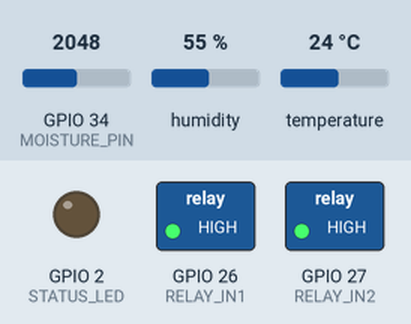
Recording of a program running on a simulated ESP32. On the bench: switched loads named in the program (green lamp = pin HIGH), output pins drawn as LEDs (lit = HIGH). The test bench sets the inputs (shaded band); at power-on: GPIO 34 (MOISTURE_PIN) = 2048, humidity 55 %, temperature 24 °C. WiFi joins after 1.5 s; servers stay silent unless stated; uploads are accepted with an empty reply; what the program prints to the serial monitor is not drawn.

Above: at 0.1 s.
At 0.6 s:
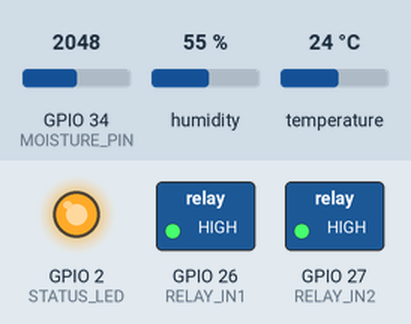
At 1.6 s:
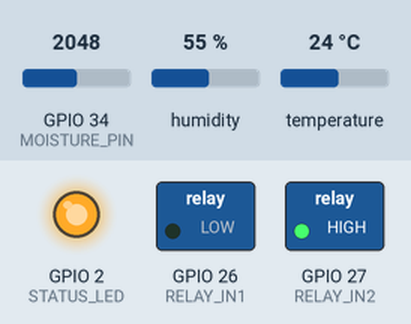
Timing chart, 0 to 3.1 s (numbered marks = the images above):
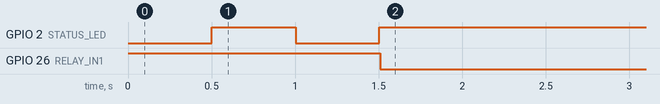

The program:

main.cpp
```cpp
#include <Arduino.h>
#include <WiFi.h>
#include <HTTPClient.h>
#include <DHT.h>
#include <ArduinoJson.h>

// --- 1. NETWORK & CLOUD CREDENTIALS ---
// 🚨 CHANGE THESE TO YOUR MOBILE HOTSPOT OR VENUE WIFI 🚨
const char* WIFI_SSID = "Nord 4";
const char* WIFI_PASSWORD = "11223344";

const char* SUPABASE_URL = "https://qsyeeroqsrubasiwopny.supabase.co/rest/v1/esp32_telemetry";
const char* SUPABASE_KEY = "sb_secret_US2EGCYXQJzishUaWWszPA_8UENi4KE";

// --- 2. PIN DEFINITIONS & SENSOR VARS ---
#define DHTPIN 4
#define DHTTYPE DHT22
#define MOISTURE_PIN 34
#define RELAY_IN1 26
#define RELAY_IN2 27
#define STATUS_LED 2

DHT dht(DHTPIN, DHTTYPE);
const int AirValue = 2560;
const int WaterValue = 1220;

// --- 3. STATE TRACKING FOR DELTA SYNC (THE FIX) ---
String lastPumpStatus = "UNKNOWN";
unsigned long lastSyncTime = 0;
const unsigned long HEARTBEAT_INTERVAL = 3600000; // 1 Hour in milliseconds

void setup() {
  Serial.begin(115200);

  pinMode(STATUS_LED, OUTPUT);
  pinMode(RELAY_IN1, OUTPUT);
  pinMode(RELAY_IN2, OUTPUT);
  digitalWrite(RELAY_IN1, HIGH); // Relay OFF natively
  digitalWrite(RELAY_IN2, HIGH);

  dht.begin();

  // --- CONNECT TO WIFI ---
  Serial.print("📡 Connecting to Wi-Fi: ");
  Serial.println(WIFI_SSID);
  WiFi.begin(WIFI_SSID, WIFI_PASSWORD);

  while (WiFi.status() != WL_CONNECTED) {
    delay(500);
    Serial.print(".");
    digitalWrite(STATUS_LED, !digitalRead(STATUS_LED)); // Blink while connecting
  }

  digitalWrite(STATUS_LED, HIGH); // Solid ON means Wi-Fi Connected
  Serial.println("\n✅ Wi-Fi Connected!");
  Serial.print("📍 IP Address: ");
  Serial.println(WiFi.localIP());
}

void loop() {
  // 1. Read Sensors locally (Happens every 2 seconds)
  float h = dht.readHumidity();
  float t = dht.readTemperature();
  int moistureValue = analogRead(MOISTURE_PIN);

  int moisturePercent = map(moistureValue, AirValue, WaterValue, 0, 100);
  moisturePercent = constrain(moisturePercent, 0, 100);

  // 2. AWD Core Logic & Relay Control
  String awdState = (moisturePercent > 60) ? "Wet" : "Dry";
  String pumpStatus = "OFF";

  if(awdState == "Dry") {
    digitalWrite(RELAY_IN1, LOW); // Turn ON pump
    pumpStatus = "ON";
  } else {
    digitalWrite(RELAY_IN1, HIGH);  // Turn OFF pump
    pumpStatus = "OFF";
  }

  // 3. ENTERPRISE FIX: EVENT-DRIVEN DELTA SYNC
  // Only upload to the cloud IF the pump state changed, OR if 1 hour has passed
  if (pumpStatus != lastPumpStatus || (millis() - lastSyncTime > HEARTBEAT_INTERVAL)) {

    Serial.println("⚠️ STATE CHANGE DETECTED! Preparing Cloud Sync...");

    JsonDocument doc;
    doc["moisture_val"] = moistureValue;
    doc["pump_status"] = pumpStatus;

    String jsonPayload;
    serializeJson(doc, jsonPayload);

    if (WiFi.status() == WL_CONNECTED) {
      HTTPClient http;
      http.begin(SUPABASE_URL);

      http.addHeader("Content-Type", "application/json");
      http.addHeader("apikey", SUPABASE_KEY);
      http.addHeader("Authorization", String("Bearer ") + SUPABASE_KEY);
      http.addHeader("Prefer", "return=minimal");

      int httpResponseCode = http.POST(jsonPayload);

      if (httpResponseCode > 0) {
        Serial.print("☁️ Cloud Sync Success! HTTP: ");
        Serial.println(httpResponseCode);

        // Update our memory so we don't send this same state again
        lastPumpStatus = pumpStatus;
        lastSyncTime = millis();
      } else {
        Serial.print("❌ Cloud Sync Failed. HTTP: ");
        Serial.println(httpResponseCode);
      }
      http.end();
    } else {
      Serial.println("⚠️ Wi-Fi Disconnected. Reconnecting...");
      WiFi.reconnect();
    }
  }

  // Very short delay so the physical water pump reacts instantly to dry dirt
  delay(2000);
}
```

Measured:
- by itself, GPIO 26 (RELAY_IN1): HIGH → LOW at 1.5 s
